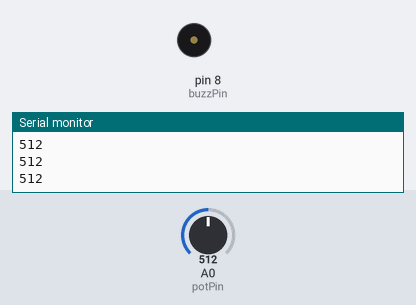
The sketch below on a simulated Arduino Uno, built with avr-gcc and run on an emulated ATmega328P. Shown: buzzer (waves = sounding, pin HIGH), the last lines printed to the serial monitor. Inputs (shaded band) come from the test bench; at power-on: A0 (potPin) = 512.

Above: at 1.2 s.
1.3 s: A0 (potPin) set to 883
2.8 s: A0 (potPin) set to 918
At 3.8 s:
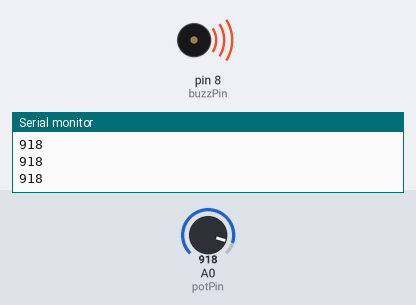
4.3 s: A0 (potPin) set to 900
At 4.9 s:
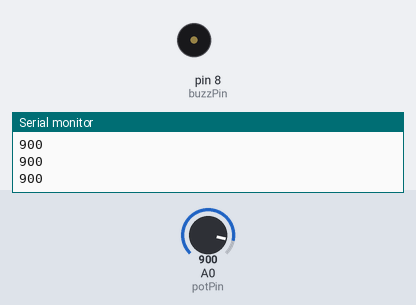
5.8 s: A0 (potPin) set to 1023
At 6.1 s:
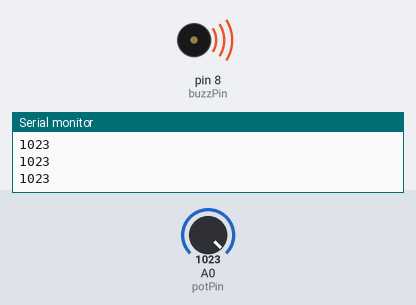
Timing chart, 0 to 8.3 s (numbered marks = the images above; inputs shaded):
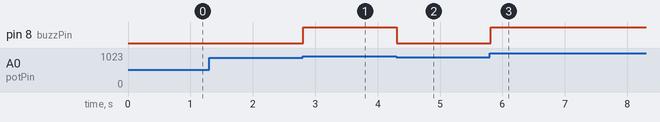

The sketch:

Active_Buzzer_1.ino
```cpp
int potVal;
int buzzPin=8;
int potPin=A0;

void setup() {
  // put your setup code here, to run once:
Serial.begin(9600);
pinMode(buzzPin,OUTPUT);
pinMode(potPin,INPUT);
}

void loop() {
  // put your main code here, to run repeatedly:
potVal=analogRead(potPin);
Serial.println(potVal);
while (potVal>900){
  digitalWrite(buzzPin,HIGH);
  potVal=analogRead(potPin);
  Serial.println(potVal);
}
digitalWrite(buzzPin,LOW);
}
```

Measured:
- the behaviour switches between 900 and 901 on A0 (potPin) (found by bisection; images 0 and 1)
- after the input at 2.8 s, pin 8 (buzzPin): LOW → HIGH at once
- after the input at 4.3 s, pin 8 (buzzPin): HIGH → LOW at once
- after the input at 5.8 s, pin 8 (buzzPin): LOW → HIGH at once
